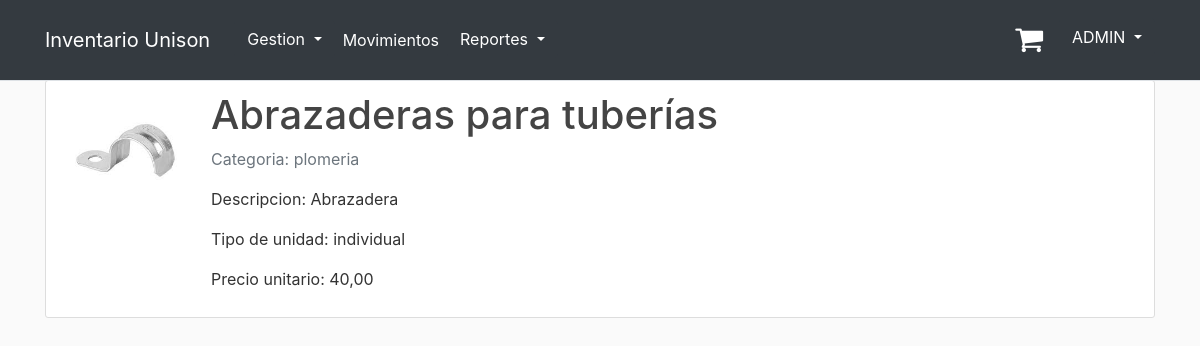
Screenshot of /display_item/11/ (signed in) with the database file from the repository.
### inventory/models.py (models this page shows, shortened)
class Item(models.Model):
    CATEGORY_CHOICES = [
        ('papeleria', 'Papelería'),
        ('limpieza', 'Limpieza'),
        ('plomeria', 'Plomería'),
        ('electricidad', 'Electricidad'),
    ]
    UNIT_CHOICES = [
        ('paquete', 'Paquete'),
        ('block', 'Block'),
        ('individual', 'Individual'),
        ('caja', 'Caja'),
    ]
    name = models.CharField(max_length=255)
    image = models.ImageField(default='default_item.jpg', upload_to='item_pics')
    sku = models.DecimalField(max_digits=10, decimal_places=0, unique=True)
    category = models.CharField(max_length=20, choices=CATEGORY_CHOICES)
    description = models.TextField()
    unit_type = models.CharField(max_length=20, choices=UNIT_CHOICES)
    unit_price = models.DecimalField(max_digits=10, decimal_places=2)
    stock = models.IntegerField(default=0)
    low_stock_threshold = models.IntegerField(default=10)
    unison = models.BooleanField(default=True)

### inventory/views.py (the view)
# urls.py: path('display_item/<int:item_id>/', views.display_item, name="display_item"),
@login_required
def display_item(request, item_id):
    form = Item.objects.get(id=item_id)
    return render(request, 'inventory/display_item.html', {'form': form})

### inventory/templates/inventory/display_item.html
{% extends "base.html" %}
{% load crispy_forms_filters %}
{% load crispy_forms_tags %}
{% block content %}
    <div class="content-section">
        <div class="media">
            <img class="account-img" src="{{ form.image.url }}">
            <div class="media-body">
                <h2 class="account-heading">
                    {{ form.name }}
                </h2>
                <p class="text-secondary">Categoria: {{ form.category }}</p>
                <p>Descripcion: {{ form.description }}</p>
                <p>Tipo de unidad: {{ form.unit_type }}</p>
                <p>Precio unitario: {{ form.unit_price }}</p>
            </div>
        </div>
    </div>
{% endblock content %}

### templates/base.html (shortened to what this page needs)
{% load static %}
{% load i18n %}
{% language 'es' %}
<!DOCTYPE html>
<html lang="es">
<head>
    <link rel="stylesheet" href="https://cdnjs.cloudflare.com/ajax/libs/font-awesome/4.7.0/css/font-awesome.min.css">
    <link rel="stylesheet" href="https://cdn.jsdelivr.net/npm/bootstrap@4.3.1/dist/css/bootstrap.min.css"
>
    <link rel="stylesheet" type="text/css" href="{% static 'inventory/main.css' %}">
</head>
<body>
<header class="site-header">
    <nav class="navbar navbar-expand-md navbar-dark bg-dark fixed-top border-bottom">
        <div class="container">
            <a class="navbar-brand mr-4" href="/">Inventario Unison</a>
            <div class="collapse navbar-collapse" id="navbarToggle">
                <div class="navbar-nav mr-auto">
                    {% if user.is_staff %}
                        <li class="nav-item dropdown">
                            <button class="btn btn-dark dropdown-toggle" data-bs-toggle="dropdown"
                                    aria-expanded="false">
                                Gestion
                            </button>
                        </li>
                        <a class="nav-item nav-link" href="{% url 'movements' %}" style="color: white;">Movimientos</a>
                        <li class="nav-item dropdown">
                            <button class="btn btn-dark dropdown-toggle" data-bs-toggle="dropdown"
                                    aria-expanded="false">
                                Reportes
                            </button>
                        </li>
                    {% endif %}
                </div>
                <div class="navbar-nav">
                    {% if user.is_authenticated %}
                        <div class="d-flex m-3 me-0">
                            <a href="{% url 'shopping_cart' %}" class="position-relative me-4 my-auto">
                                <i class="fa fa-shopping-cart" aria-hidden="true"
                                   style="font-size:30px; color: white;"></i>
                            </a>
                        </div>
                        <div class="dropdown">
                            <button class="btn btn-dark dropdown-toggle" type="button" id="dropdownMenuButton"
                                    data-toggle="dropdown" aria-haspopup="true" aria-expanded="false"
                                    style="position: relative; top: 10px;">
                                {{ user.username }}
                            </button>
                        </div>
                    {% else %}
                        <a class="nav-item nav-link" href="{% url 'login' %}">Iniciar Sesion</a>
                    {% endif %}
                </div>
            </div>
        </div>
    </nav>
</header>
<main role="main" class="container">
    {% block content %}{% endblock %}
</main>
</body>
</html>
{% endlanguage %}

### inventory/static/inventory/main.css (style rules this page uses)
body { background: #fafafa; color: #333333; margin-top: 5rem; }
h1, h2, h3, h4, h5, h6 { color: #444444; }
.site-header .navbar-nav .nav-link { color: #cbd5db; }
.content-section { background: #ffffff; padding: 10px 20px; border: 1px solid #dddddd; border-radius: 3px; margin-bottom: 20px; }
.account-img { height: 125px; width: 125px; margin-right: 20px; margin-bottom: 16px; }
.account-heading { font-size: 2.5rem; }

### rows the page displays
Item: image (picture), name "Abrazaderas para tuberías", category "plomeria", description "Abrazadera", unit_type "individual", unit_price "40,00"

### other values shown
{{ user.username }} "ADMIN"
